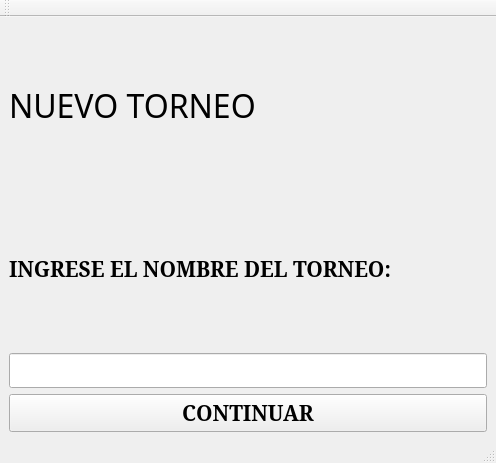
<?xml version="1.0" encoding="UTF-8"?>
<ui version="4.0">
 <class>MainWindow</class>
 <widget class="QMainWindow" name="MainWindow">
  <property name="geometry">
   <rect>
    <x>0</x>
    <y>0</y>
    <width>496</width>
    <height>463</height>
   </rect>
  </property>
  <property name="windowTitle">
   <string>MainWindow</string>
  </property>
  <widget class="QWidget" name="centralwidget">
   <layout class="QVBoxLayout" name="verticalLayout">
    <item>
     <widget class="QLabel" name="label">
      <property name="font">
       <font>
        <family>Cooper Black</family>
        <pointsize>24</pointsize>
       </font>
      </property>
      <property name="text">
       <string>NUEVO TORNEO</string>
      </property>
     </widget>
    </item>
    <item>
     <widget class="QLabel" name="label_2">
      <property name="font">
       <font>
        <family>Constantia</family>
        <pointsize>16</pointsize>
        <weight>75</weight>
        <bold>true</bold>
       </font>
      </property>
      <property name="text">
       <string>INGRESE EL NOMBRE DEL TORNEO:</string>
      </property>
     </widget>
    </item>
    <item>
     <widget class="QLineEdit" name="lineEdit">
      <property name="font">
       <font>
        <family>Constantia</family>
        <pointsize>14</pointsize>
        <weight>75</weight>
        <bold>true</bold>
       </font>
      </property>
      <property name="text">
       <string/>
      </property>
     </widget>
    </item>
    <item>
     <widget class="QPushButton" name="pushButton">
      <property name="font">
       <font>
        <family>Constantia</family>
        <pointsize>16</pointsize>
        <weight>75</weight>
        <bold>true</bold>
       </font>
      </property>
      <property name="text">
       <string>CONTINUAR</string>
      </property>
     </widget>
    </item>
   </layout>
  </widget>
  <widget class="QMenuBar" name="menubar">
   <property name="geometry">
    <rect>
     <x>0</x>
     <y>0</y>
     <width>496</width>
     <height>20</height>
    </rect>
   </property>
  </widget>
  <widget class="QStatusBar" name="statusbar"/>
  <widget class="QToolBar" name="toolBar">
   <property name="windowTitle">
    <string>toolBar</string>
   </property>
   <attribute name="toolBarArea">
    <enum>TopToolBarArea</enum>
   </attribute>
   <attribute name="toolBarBreak">
    <bool>false</bool>
   </attribute>
  </widget>
 </widget>
 <resources/>
 <connections>
  <connection>
   <sender>pushButton</sender>
   <signal>clicked()</signal>
   <receiver>MainWindow</receiver>
   <slot>ir_a_siguiente_pestana()</slot>
   <hints>
    <hint type="sourcelabel">
     <x>413</x>
     <y>417</y>
    </hint>
    <hint type="destinationlabel">
     <x>435</x>
     <y>435</y>
    </hint>
   </hints>
  </connection>
  <connection>
   <sender>pushButton</sender>
   <signal>clicked()</signal>
   <receiver>MainWindow</receiver>
   <slot>habilitar_boton()</slot>
   <hints>
    <hint type="sourcelabel">
     <x>202</x>
     <y>417</y>
    </hint>
    <hint type="destinationlabel">
     <x>242</x>
     <y>437</y>
    </hint>
   </hints>
  </connection>
 </connections>
 <slots>
  <slot>habilitar_boton()</slot>
  <slot>ir_a_siguiente_pestana()</slot>
 </slots>
</ui>
